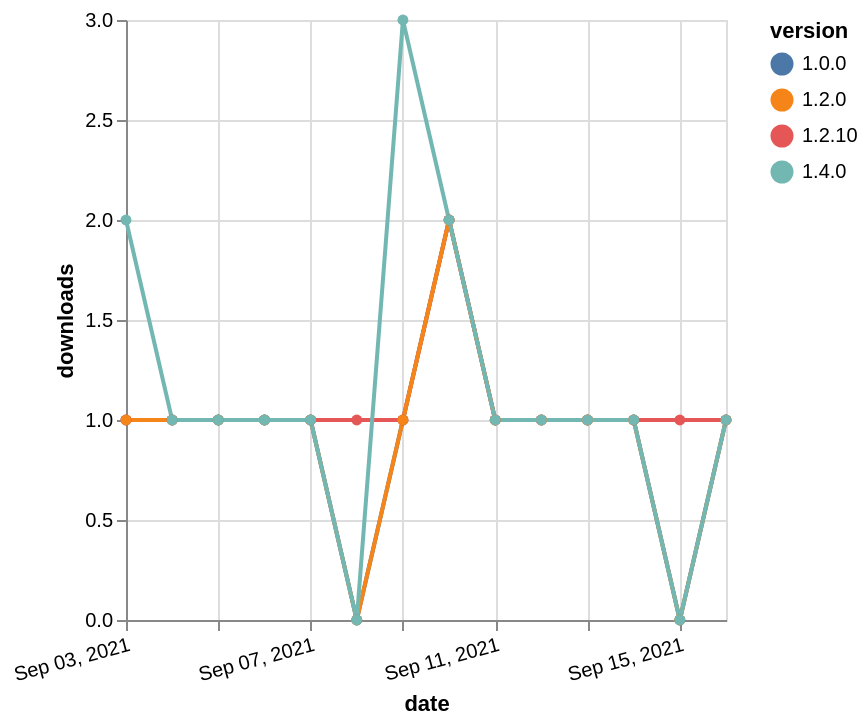

Express this chart as Vega-Lite.
### Vega-Lite specification from a JSON file in a GitHub repository (floating-point values rounded to 4 significant figures)
{"$schema": "https://vega.github.io/schema/vega-lite/v5.json", "description": "A simple bar chart with embedded data.", "data": {"values": [{"date": "2021-09-03", "total": 175, "delta": 1, "version": "1.0.0"}, {"date": "2021-09-04", "total": 176, "delta": 1, "version": "1.0.0"}, {"date": "2021-09-05", "total": 177, "delta": 1, "version": "1.0.0"}, {"date": "2021-09-06", "total": 178, "delta": 1, "version": "1.0.0"}, {"date": "2021-09-07", "total": 179, "delta": 1, "version": "1.0.0"}, {"date": "2021-09-08", "total": 179, "delta": 0, "version": "1.0.0"}, {"date": "2021-09-09", "total": 180, "delta": 1, "version": "1.0.0"}, {"date": "2021-09-10", "total": 182, "delta": 2, "version": "1.0.0"}, {"date": "2021-09-11", "total": 183, "delta": 1, "version": "1.0.0"}, {"date": "2021-09-12", "total": 184, "delta": 1, "version": "1.0.0"}, {"date": "2021-09-13", "total": 185, "delta": 1, "version": "1.0.0"}, {"date": "2021-09-14", "total": 186, "delta": 1, "version": "1.0.0"}, {"date": "2021-09-15", "total": 186, "delta": 0, "version": "1.0.0"}, {"date": "2021-09-16", "total": 187, "delta": 1, "version": "1.0.0"}, {"date": "2021-09-03", "total": 140, "delta": 1, "version": "1.2.10"}, {"date": "2021-09-04", "total": 141, "delta": 1, "version": "1.2.10"}, {"date": "2021-09-05", "total": 142, "delta": 1, "version": "1.2.10"}, {"date": "2021-09-06", "total": 143, "delta": 1, "version": "1.2.10"}, {"date": "2021-09-07", "total": 144, "delta": 1, "version": "1.2.10"}, {"date": "2021-09-08", "total": 145, "delta": 1, "version": "1.2.10"}, {"date": "2021-09-09", "total": 146, "delta": 1, "version": "1.2.10"}, {"date": "2021-09-10", "total": 148, "delta": 2, "version": "1.2.10"}, {"date": "2021-09-11", "total": 149, "delta": 1, "version": "1.2.10"}, {"date": "2021-09-12", "total": 150, "delta": 1, "version": "1.2.10"}, {"date": "2021-09-13", "total": 151, "delta": 1, "version": "1.2.10"}, {"date": "2021-09-14", "total": 152, "delta": 1, "version": "1.2.10"}, {"date": "2021-09-15", "total": 153, "delta": 1, "version": "1.2.10"}, {"date": "2021-09-16", "total": 154, "delta": 1, "version": "1.2.10"}, {"date": "2021-09-03", "total": 155, "delta": 1, "version": "1.2.0"}, {"date": "2021-09-04", "total": 156, "delta": 1, "version": "1.2.0"}, {"date": "2021-09-05", "total": 157, "delta": 1, "version": "1.2.0"}, {"date": "2021-09-06", "total": 158, "delta": 1, "version": "1.2.0"}, {"date": "2021-09-07", "total": 159, "delta": 1, "version": "1.2.0"}, {"date": "2021-09-08", "total": 159, "delta": 0, "version": "1.2.0"}, {"date": "2021-09-09", "total": 160, "delta": 1, "version": "1.2.0"}, {"date": "2021-09-10", "total": 162, "delta": 2, "version": "1.2.0"}, {"date": "2021-09-11", "total": 163, "delta": 1, "version": "1.2.0"}, {"date": "2021-09-12", "total": 164, "delta": 1, "version": "1.2.0"}, {"date": "2021-09-13", "total": 165, "delta": 1, "version": "1.2.0"}, {"date": "2021-09-14", "total": 166, "delta": 1, "version": "1.2.0"}, {"date": "2021-09-15", "total": 166, "delta": 0, "version": "1.2.0"}, {"date": "2021-09-16", "total": 167, "delta": 1, "version": "1.2.0"}, {"date": "2021-09-03", "total": 130, "delta": 2, "version": "1.4.0"}, {"date": "2021-09-04", "total": 131, "delta": 1, "version": "1.4.0"}, {"date": "2021-09-05", "total": 132, "delta": 1, "version": "1.4.0"}, {"date": "2021-09-06", "total": 133, "delta": 1, "version": "1.4.0"}, {"date": "2021-09-07", "total": 134, "delta": 1, "version": "1.4.0"}, {"date": "2021-09-08", "total": 134, "delta": 0, "version": "1.4.0"}, {"date": "2021-09-09", "total": 137, "delta": 3, "version": "1.4.0"}, {"date": "2021-09-10", "total": 139, "delta": 2, "version": "1.4.0"}, {"date": "2021-09-11", "total": 140, "delta": 1, "version": "1.4.0"}, {"date": "2021-09-12", "total": 141, "delta": 1, "version": "1.4.0"}, {"date": "2021-09-13", "total": 142, "delta": 1, "version": "1.4.0"}, {"date": "2021-09-14", "total": 143, "delta": 1, "version": "1.4.0"}, {"date": "2021-09-15", "total": 143, "delta": 0, "version": "1.4.0"}, {"date": "2021-09-16", "total": 144, "delta": 1, "version": "1.4.0"}]}, "width": "container", "mark": {"type": "line", "point": {"filled": true}}, "encoding": {"x": {"field": "date", "type": "temporal", "timeUnit": "yearmonthdate", "title": "date", "axis": {"labelAngle": -15}}, "y": {"field": "delta", "type": "quantitative", "title": "downloads"}, "color": {"field": "version", "type": "nominal"}, "tooltip": {"field": "delta"}}}
